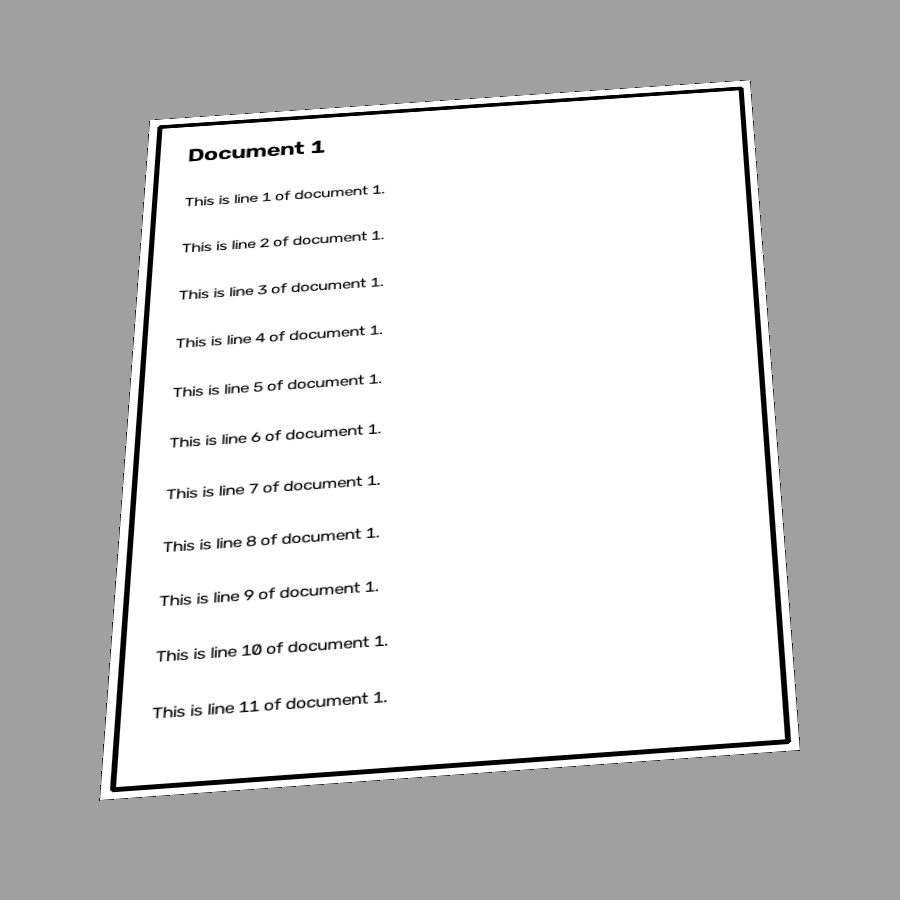
#> input picture Day17/Challenge Task/tilted_inputs/tilted_document_1.jpg, 900 x 900 px; its folder holds only this picture in this run
$ python run_challenge.py
#> lines starting #> are read from the running program, lines starting #| are printed output that depends on the picture; after the words box and inside, x2 and y2 are one past the last pixel; in counts of white or black regions, pixels touching at a corner belong together
### Day17/Image Enhancement Tool/enhancer.py
"""
Document Image Enhancement Tool - the core pipeline.
Order: load -> straighten (if tilted) -> grayscale -> remove noise ->
       fix brightness/contrast -> sharpen -> done.
Each step is its own small function, so you can test/understand one at a time.
"""
import cv2
import numpy as np


def find_document_corners(img):
    """Try to find the document's 4 corners in the photo.
    Returns 4 points, or None if no clear 4-corner shape was found (page not tilted / not visible)."""
    gray = cv2.cvtColor(img, cv2.COLOR_BGR2GRAY)   # color isn't needed to find edges
    blurred = cv2.GaussianBlur(gray, (5, 5), 0)    # smooth first so edges aren't noisy
    edges = cv2.Canny(blurred, 60, 160)            # outline of shapes in the photo
    edges = cv2.dilate(edges, None, iterations=1)  # thicken edges so the outline fully connects

    contours, _ = cv2.findContours(edges, cv2.RETR_EXTERNAL, cv2.CHAIN_APPROX_SIMPLE)
    contours = sorted(contours, key=cv2.contourArea, reverse=True)[:5]  # check the 5 biggest shapes

    for c in contours:
        perimeter = cv2.arcLength(c, True)
        approx = cv2.approxPolyDP(c, 0.02 * perimeter, True)  # simplify shape into straight edges
        if len(approx) == 4:  # a document page looks like a 4-corner shape
            return approx.reshape(4, 2).astype("float32")
    return None  # could not find a clear page outline


def order_points(pts):
    """Sorts 4 points into a fixed order: top-left, top-right, bottom-right, bottom-left.
    warpPerspective needs the corners in this exact, consistent order to work correctly."""
    ordered = np.zeros((4, 2), dtype="float32")

    s = pts.sum(axis=1)            # x+y is smallest at top-left, biggest at bottom-right
    ordered[0] = pts[np.argmin(s)]
    ordered[2] = pts[np.argmax(s)]

    diff = np.diff(pts, axis=1)    # x-y is smallest at top-right, biggest at bottom-left
    ordered[1] = pts[np.argmin(diff)]
    ordered[3] = pts[np.argmax(diff)]
    return ordered


def correct_perspective(img):
    """Straightens the document if we can find its 4 corners.
    If no clear page outline is found, just returns the original image unchanged."""
    corners = find_document_corners(img)
    if corners is None:
        print("  - No tilted page detected, skipping perspective correction.")
        return img

    (tl, tr, br, bl) = order_points(corners)

    # work out the flat document's width/height from the corner distances
    width = int(max(np.linalg.norm(tr - tl), np.linalg.norm(br - bl)))
    height = int(max(np.linalg.norm(bl - tl), np.linalg.norm(br - tr)))

    dst = np.float32([
        [0, 0],
        [width - 1, 0],
        [width - 1, height - 1],
        [0, height - 1],
    ])

    M = cv2.getPerspectiveTransform(np.float32([tl, tr, br, bl]), dst)  # build the "straighten" matrix
    return cv2.warpPerspective(img, M, (width, height))


def to_grayscale(img):
    """Color isn't needed to read text - grayscale is simpler and standard before OCR."""
    return cv2.cvtColor(img, cv2.COLOR_BGR2GRAY)


def reduce_noise(gray_img):
    """Smooths out speckles/grain from a scan or camera photo, while keeping text edges fairly sharp."""
    return cv2.bilateralFilter(gray_img, d=9, sigmaColor=75, sigmaSpace=75)


def enhance_brightness_contrast(gray_img, clip_limit=2.0, tile_grid_size=(8, 8)):
    """CLAHE = smart local contrast boost. It fixes contrast in small regions instead of the
    whole image at once, so it doesn't blow out bright spots or crush dark shadows on the page.
    clip_limit: higher = stronger contrast boost."""
    clahe = cv2.createCLAHE(clipLimit=clip_limit, tileGridSize=tile_grid_size)
    return clahe.apply(gray_img)


# [5 lines left out: function apply_brightness, not called in this run]


def sharpen(img):
    """Makes text edges look crisper (boosts the center pixel, subtracts its neighbors)."""
    kernel = np.array([[0, -1, 0],
                        [-1, 5, -1],
                        [0, -1, 0]])
    return cv2.filter2D(img, -1, kernel)


def enhance_document(img):
    """Runs every step in order and returns the final enhanced image.
    This is the fixed pipeline used by process.py for batch processing."""
    straightened = correct_perspective(img)                  # step 1: fix tilt
    gray = to_grayscale(straightened)                         # step 2: drop color
    denoised = reduce_noise(gray)                              # step 3: clean noise
    contrast_fixed = enhance_brightness_contrast(denoised)     # step 4: fix brightness/contrast
    final = sharpen(contrast_fixed)                             # step 5: sharpen text
    return final


# [40 lines left out: function run_pipeline, not called in this run]

### Day17/Challenge Task/run_challenge.py
"""
Challenge Task: process 5 tilted document images through the real enhancement
pipeline (reused from the "Image Enhancement Tool" folder, not copy-pasted).

For EACH image, saves 3 versions into results/:
  <name>_1_original.jpg
  <name>_2_perspective_corrected.jpg
  <name>_3_final_enhanced.jpg
"""
import os
import sys
import cv2

BASE_DIR = os.path.dirname(os.path.abspath(__file__))
INPUT_DIR = os.path.join(BASE_DIR, "tilted_inputs")
OUTPUT_DIR = os.path.join(BASE_DIR, "results")
VALID_EXT = (".jpg", ".jpeg", ".png", ".bmp")

# the actual pipeline lives in the other folder - point Python to it instead
# of duplicating the code here
TOOL_DIR = os.path.join(BASE_DIR, "..", "image_enhancement_tool")
sys.path.insert(0, TOOL_DIR)
from enhancer import correct_perspective, enhance_document  # noqa: E402


def main():
    os.makedirs(INPUT_DIR, exist_ok=True)
    os.makedirs(OUTPUT_DIR, exist_ok=True)

    files = sorted(f for f in os.listdir(INPUT_DIR) if f.lower().endswith(VALID_EXT))
    if not files:
        print(f"No images found in {INPUT_DIR}")
        print("Run generate_test_documents.py first, or add your own 5 tilted photos there.")
        return

    if len(files) < 5:
        print(f"Note: only found {len(files)} image(s) - the challenge task needs 5.")

    for filename in files:
        name = os.path.splitext(filename)[0]
        in_path = os.path.join(INPUT_DIR, filename)
        original = cv2.imread(in_path)
#> original is the input picture: shape (900, 900, 3); min 0, max 255, mean 205
        if original is None:
            print(f"Skipped (could not read): {filename}")
            continue

        print(f"Processing: {filename}")
        perspective_corrected = correct_perspective(original)   # step 1 only
#> in find_document_corners, `edges = cv2.Canny(blurred, 60, 160)`:
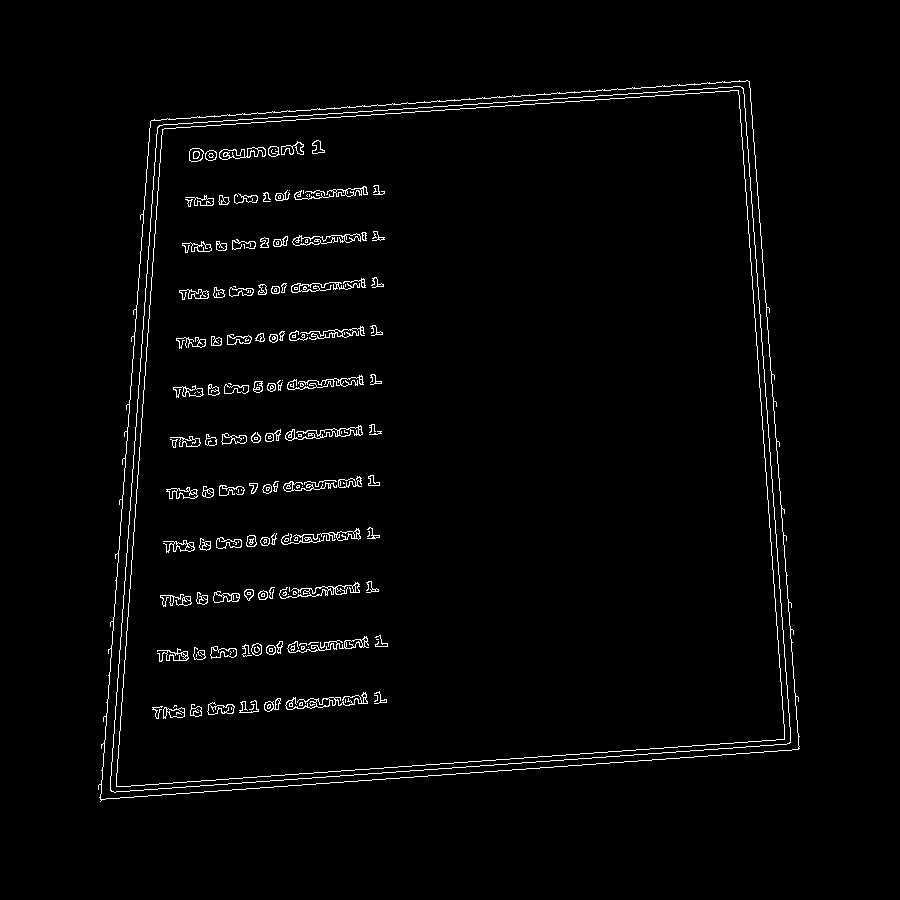
#> edges: shape (900, 900); 2.1% white in thin lines or dots, all inside (x1, y1, x2, y2) = (98, 80, 800, 802)
#> in find_document_corners, `edges = cv2.dilate(edges, None, iterations=1)`:
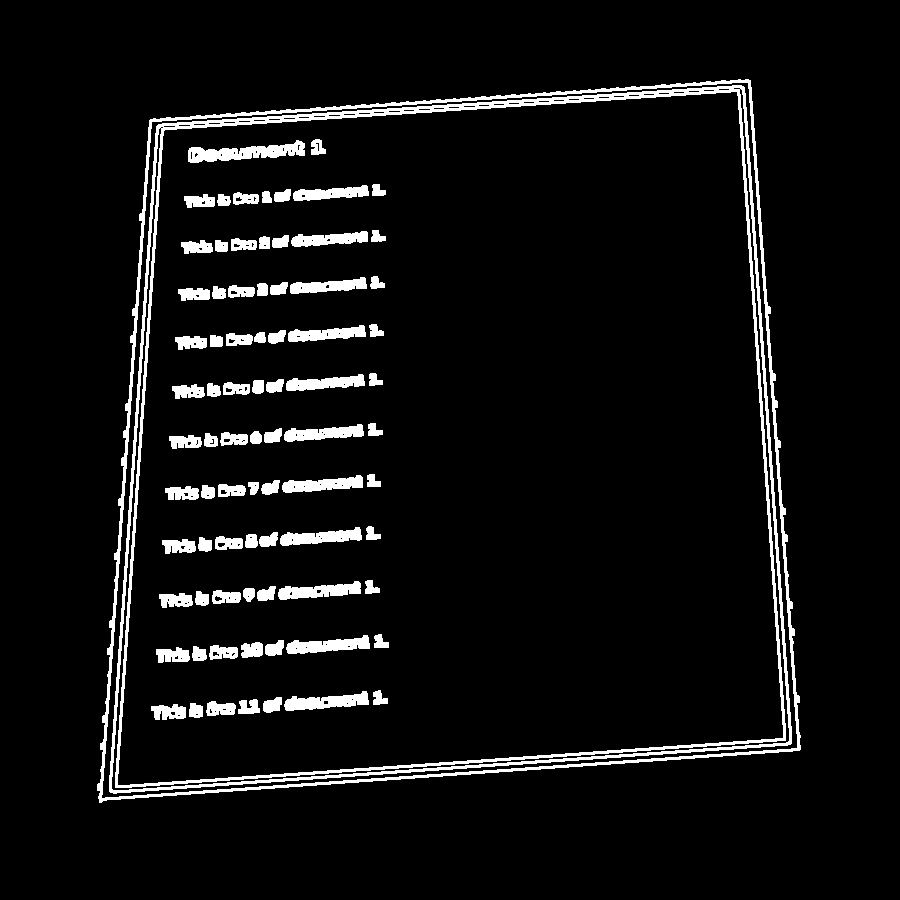
#> edges: shape (900, 900); 6.2% white; 81 white regions
#> in find_document_corners, `contours, _ = cv2.findContours(edges, cv2.RETR_EXTERNAL, cv2.CHAIN_APP..`: contours = 1 contour; box (x1, y1, x2, y2) and area: (97, 79, 801, 803) 440546
#> the loop in find_document_corners, `for c in contours:` made 1 pass
#> (perimeter, approx) on pass 1: (2864.4, [[750, 80], [149, 120], [99, 802], [800, 749]])
#> in correct_perspective, `corners = find_document_corners(img)`: corners = [[750, 80], [149, 120], [99, 802], [800, 749]]
#> in order_points, `s = pts.sum(axis=1)`: s = [830, 269, 901, 1549]
#> in order_points, `diff = np.diff(pts, axis=1)`: diff = [-670, -29, 703, -51]
#> in correct_perspective, `(tl, tr, br, bl) = order_points(corners)`: tl = [149, 120]; tr = [750, 80]; br = [800, 749]; bl = [99, 802]
#> in correct_perspective, `width = int(max(np.linalg.norm(tr - tl), np.linalg.norm(br - bl)))`: width = 703
#> in correct_perspective, `height = int(max(np.linalg.norm(bl - tl), np.linalg.norm(br - tr)))`: height = 683
#> in correct_perspective, `dst = np.float32([ [0, 0], [width - 1, 0], [width - 1, height - 1], [0..`: dst = [[0, 0], [702, 0], [702, 682], [0, 682]]
#> in correct_perspective, `M = cv2.getPerspectiveTransform(np.float32([tl, tr, br, bl]), dst)  # ..`: M = [[1.2, 0.088, -189.4], [0.0805, 1.21, -157.1], [3.08e-06, 0.000253, 1]]
#> in correct_perspective, `return cv2.warpPerspective(img, M, (width, height))`:
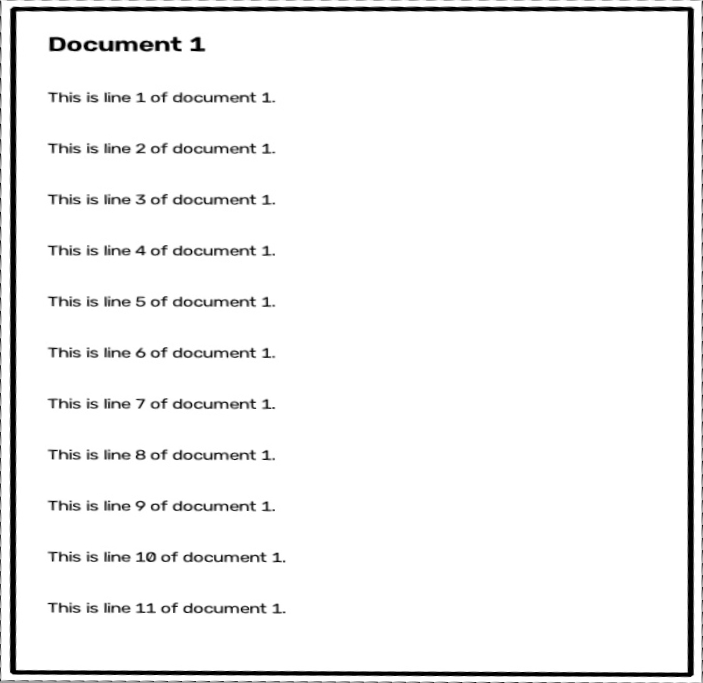
#> returned value: shape (683, 703, 3); min 0, max 255, mean 242.7
        final_enhanced = enhance_document(original)              # full pipeline
#> the loop in find_document_corners (call 2), `for c in contours:` made 1 pass
#> in enhance_brightness_contrast, `return clahe.apply(gray_img)`:
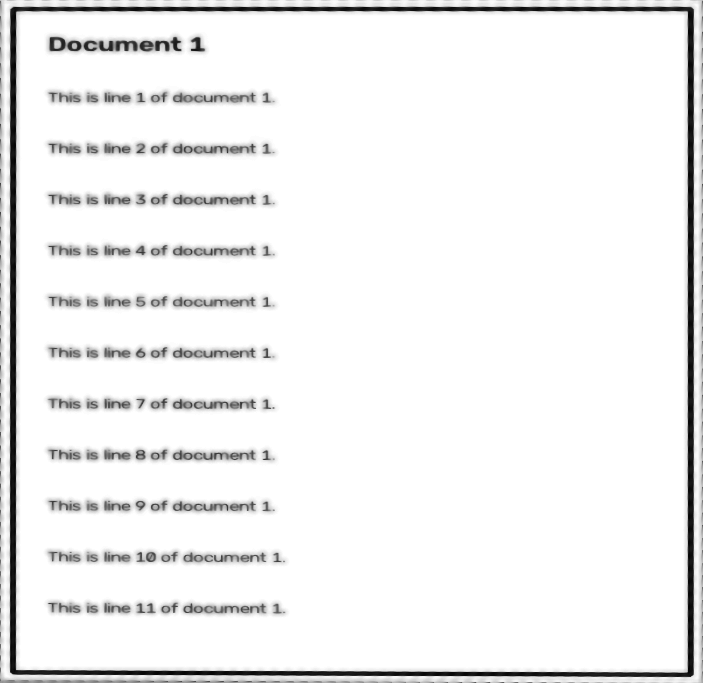
#> returned value: shape (683, 703); min 5, max 255, mean 240.7
#> in sharpen, `return cv2.filter2D(img, -1, kernel)`:
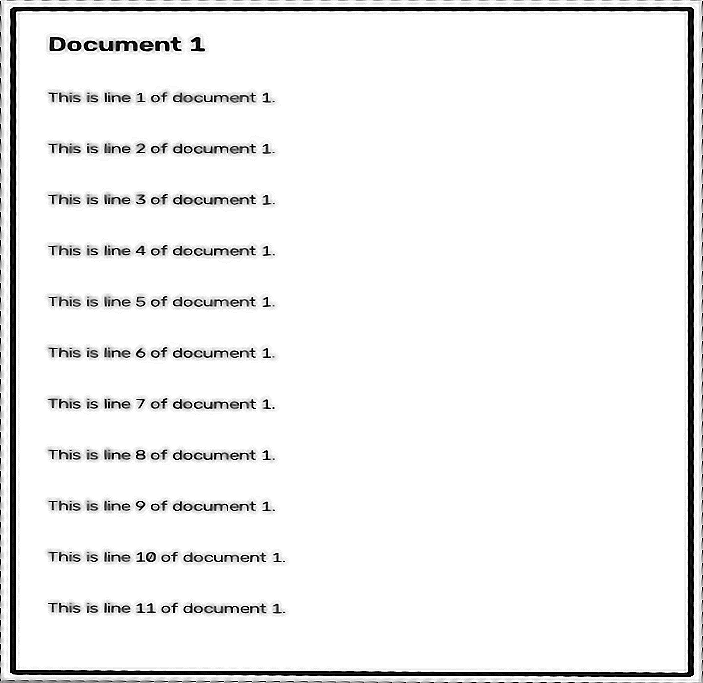
#> returned value: shape (683, 703); min 0, max 255, mean 240.7

        cv2.imwrite(os.path.join(OUTPUT_DIR, f"{name}_1_original.jpg"), original)
        cv2.imwrite(os.path.join(OUTPUT_DIR, f"{name}_2_perspective_corrected.jpg"), perspective_corrected)
        cv2.imwrite(os.path.join(OUTPUT_DIR, f"{name}_3_final_enhanced.jpg"), final_enhanced)

    print(f"\nDone. All results saved in: {OUTPUT_DIR}")


if __name__ == "__main__":
    main()

$ run again, on Day17/Challenge Task/tilted_inputs/tilted_document_5.jpg
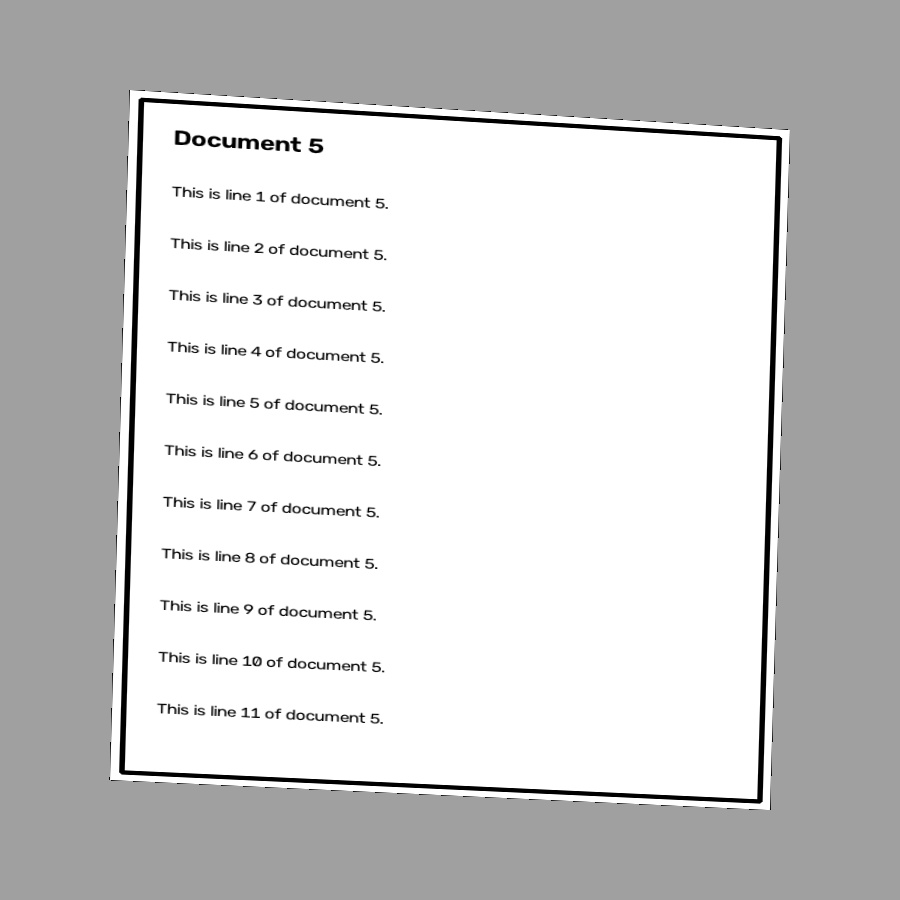
#> input picture Day17/Challenge Task/tilted_inputs/tilted_document_5.jpg, 900 x 900 px
#> in main, original is the input picture: shape (900, 900, 3); min 0, max 255, mean 206.4
#> in find_document_corners, `edges = cv2.dilate(edges, None, iterations=1)`:
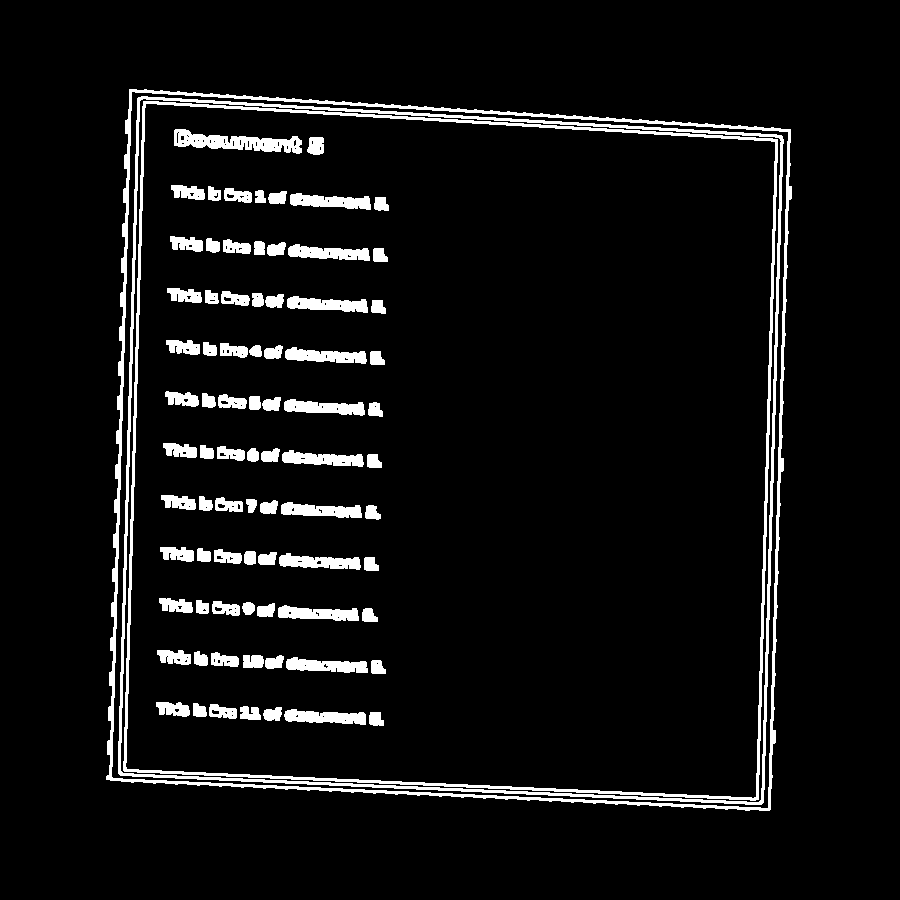
#> edges: shape (900, 900); 6.4% white; 82 white regions
#> contours = 1 contour; box (x1, y1, x2, y2) and area: (106, 89, 792, 811) 455163
#> the loop in find_document_corners, `for c in contours:` made 1 pass
#> (perimeter, approx) on pass 1: (2906.1, [[129, 89], [106, 779], [769, 810], [790, 129]])
#> corners = [[129, 89], [106, 779], [769, 810], [790, 129]]
#> s = [218, 885, 1579, 919]
#> diff = [-40, 673, 41, -661]
#> tl = [129, 89]; tr = [790, 129]; br = [769, 810]; bl = [106, 779]
#> width = 663
#> height = 690
#> dst = [[0, 0], [662, 0], [662, 689], [0, 689]]
#> M = [[0.984, 0.0328, -129.9], [-0.0603, 0.997, -80.94], [-2e-05, 3.09e-06, 1]]
#> the loop in find_document_corners (call 2), `for c in contours:` made 1 pass
#> in sharpen, `return cv2.filter2D(img, -1, kernel)`:
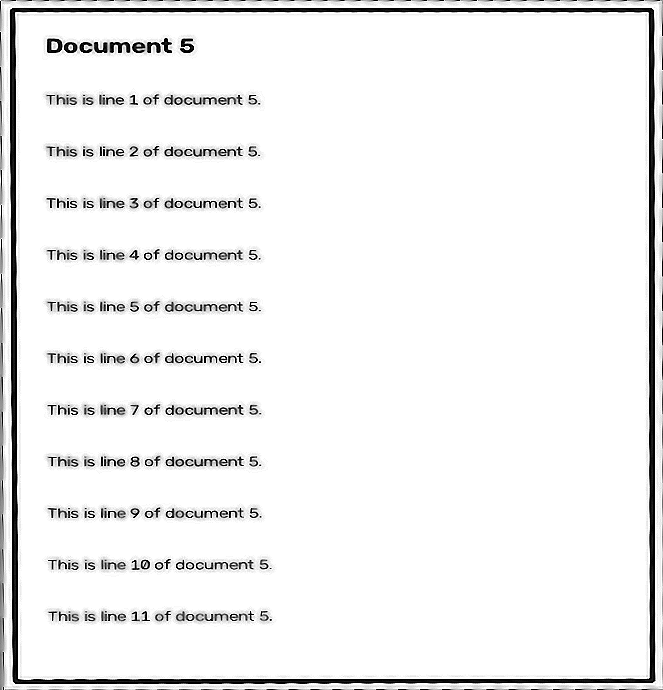
#> returned value: shape (690, 663); min 0, max 255, mean 240.5
